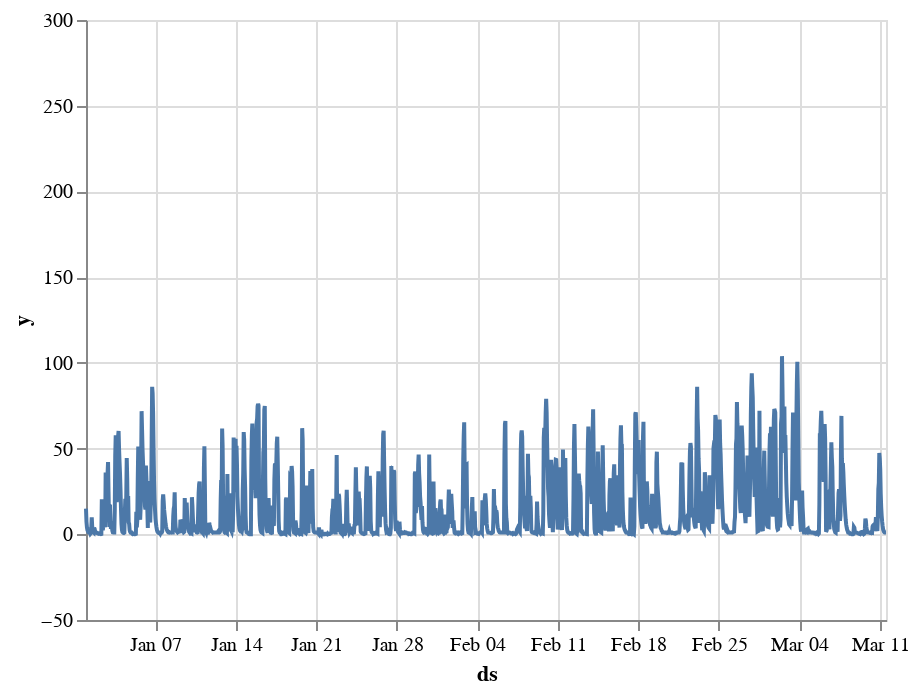

The code cell stored with this chart in its notebook:
### Code cell
import altair as alt

df_alt = df_resampled.reset_index()
df_alt = df_alt.rename(columns = {'datetime':'ds',
                                 'PM2_5':'y'})
alt.data_transformers.enable('default', max_rows=None)
alt.Chart(df_alt).mark_line().encode(
    alt.X('ds:T'),
    alt.Y('y:Q',
         scale = alt.Scale(domain = (-50, 300)))
)

### Figure 1 — Vega-Lite specification as saved in the notebook (floating-point values rounded to 4 significant figures; data arrays with more than 128 entries replaced by an {"elided": "..."} marker saying what was removed)
{"config": {"view": {"continuousWidth": 400, "continuousHeight": 300}}, "data": {"name": "data-1746a7a3499a7003646c6b0d4a145338"}, "mark": "line", "encoding": {"x": {"field": "ds", "type": "temporal"}, "y": {"field": "y", "scale": {"domain": [-50, 300]}, "type": "quantitative"}}, "$schema": "https://vega.github.io/schema/vega-lite/v4.17.0.json", "datasets": {"data-1746a7a3499a7003646c6b0d4a145338": {"elided": "1670 records"}}}
